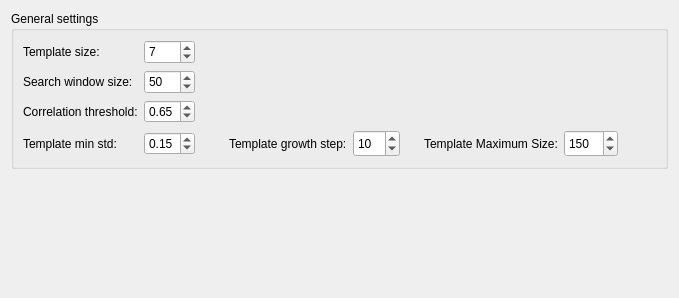
     <widget class="QWidget" name="tab_2">
      <attribute name="title">
       <string>Cross-Correlation</string>
      </attribute>
      <layout class="QGridLayout" name="gridLayout_10">
       <item row="0" column="0">
        <widget class="QGroupBox" name="groupBox_3">
         <property name="title">
          <string>General settings</string>
         </property>
         <layout class="QGridLayout" name="gridLayout_4">
          <item row="0" column="0">
           <widget class="QLabel" name="label_9">
            <property name="text">
             <string>Template size:</string>
            </property>
           </widget>
          </item>
          <item row="0" column="1">
           <widget class="QSpinBox" name="spinBox11">
            <property name="maximumSize">
             <size>
              <width>55</width>
              <height>27</height>
             </size>
            </property>
            <property name="minimum">
             <number>5</number>
            </property>
            <property name="maximum">
             <number>50</number>
            </property>
            <property name="value">
             <number>7</number>
            </property>
           </widget>
          </item>
          <item row="0" column="2">
           <spacer name="horizontalSpacer_9">
            <property name="orientation">
             <enum>Qt::Horizontal</enum>
            </property>
            <property name="sizeHint" stdset="0">
             <size>
              <width>412</width>
              <height>24</height>
             </size>
            </property>
           </spacer>
          </item>
          <item row="1" column="0">
           <widget class="QLabel" name="label_10">
            <property name="text">
             <string>Search window size:</string>
            </property>
           </widget>
          </item>
          <item row="1" column="1">
           <widget class="QSpinBox" name="spinBox12">
            <property name="maximumSize">
             <size>
              <width>55</width>
              <height>27</height>
             </size>
            </property>
            <property name="minimum">
             <number>7</number>
            </property>
            <property name="maximum">
             <number>150</number>
            </property>
            <property name="value">
             <number>50</number>
            </property>
           </widget>
          </item>
          <item row="1" column="2">
           <spacer name="horizontalSpacer_10">
            <property name="orientation">
             <enum>Qt::Horizontal</enum>
            </property>
            <property name="sizeHint" stdset="0">
             <size>
              <width>412</width>
              <height>24</height>
             </size>
            </property>
           </spacer>
          </item>
          <item row="2" column="0">
           <widget class="QLabel" name="label_11">
            <property name="text">
             <string>Correlation threshold:</string>
            </property>
           </widget>
          </item>
          <item row="2" column="1">
           <widget class="QDoubleSpinBox" name="doubleSpinBox13">
            <property name="minimum">
             <double>0.500000000000000</double>
            </property>
            <property name="maximum">
             <double>1.000000000000000</double>
            </property>
            <property name="singleStep">
             <double>0.010000000000000</double>
            </property>
            <property name="value">
             <double>0.650000000000000</double>
            </property>
           </widget>
          </item>
          <item row="2" column="2">
           <spacer name="horizontalSpacer_11">
            <property name="orientation">
             <enum>Qt::Horizontal</enum>
            </property>
            <property name="sizeHint" stdset="0">
             <size>
              <width>412</width>
              <height>24</height>
             </size>
            </property>
           </spacer>
          </item>
          <item row="3" column="0">
           <widget class="QLabel" name="label_12">
            <property name="text">
             <string>Template min std:</string>
            </property>
           </widget>
          </item>
          <item row="3" column="1">
           <widget class="QDoubleSpinBox" name="doubleSpinBox14">
            <property name="minimum">
             <double>0.010000000000000</double>
            </property>
            <property name="maximum">
             <double>1.000000000000000</double>
            </property>
            <property name="singleStep">
             <double>0.010000000000000</double>
            </property>
            <property name="value">
             <double>0.150000000000000</double>
            </property>
           </widget>
          </item>
          <item row="3" column="2">
           <layout class="QHBoxLayout" name="horizontalLayout_28">
            <item>
             <spacer name="horizontalSpacer_12">
              <property name="orientation">
               <enum>Qt::Horizontal</enum>
              </property>
              <property name="sizeHint" stdset="0">
               <size>
                <width>28</width>
                <height>17</height>
               </size>
              </property>
             </spacer>
            </item>
            <item>
             <layout class="QHBoxLayout" name="horizontalLayout_29">
              <item>
               <widget class="QLabel" name="label_63">
                <property name="text">
                 <string>Template growth step:</string>
                </property>
               </widget>
              </item>
              <item>
               <widget class="QSpinBox" name="spinBox11_2">
                <property name="minimumSize">
                 <size>
                  <width>0</width>
                  <height>27</height>
                 </size>
                </property>
                <property name="maximumSize">
                 <size>
                  <width>55</width>
                  <height>27</height>
                 </size>
                </property>
                <property name="minimum">
                 <number>1</number>
                </property>
                <property name="maximum">
                 <number>100</number>
                </property>
                <property name="value">
                 <number>10</number>
                </property>
               </widget>
              </item>
             </layout>
            </item>
            <item>
             <spacer name="horizontalSpacer_26">
              <property name="orientation">
               <enum>Qt::Horizontal</enum>
              </property>
              <property name="sizeHint" stdset="0">
               <size>
                <width>18</width>
                <height>18</height>
               </size>
              </property>
             </spacer>
            </item>
            <item>
             <layout class="QHBoxLayout" name="horizontalLayout_30">
              <item>
               <widget class="QLabel" name="label_64">
                <property name="text">
                 <string>Template Maximum Size:</string>
                </property>
               </widget>
              </item>
              <item>
               <widget class="QSpinBox" name="spinBox11_3">
                <property name="minimumSize">
                 <size>
                  <width>0</width>
                  <height>27</height>
                 </size>
                </property>
                <property name="maximumSize">
                 <size>
                  <width>55</width>
                  <height>27</height>
                 </size>
                </property>
                <property name="minimum">
                 <number>10</number>
                </property>
                <property name="maximum">
                 <number>1000</number>
                </property>
                <property name="value">
                 <number>150</number>
                </property>
               </widget>
              </item>
             </layout>
            </item>
            <item>
             <spacer name="horizontalSpacer_30">
              <property name="orientation">
               <enum>Qt::Horizontal</enum>
              </property>
              <property name="sizeHint" stdset="0">
               <size>
                <width>38</width>
                <height>18</height>
               </size>
              </property>
             </spacer>
            </item>
           </layout>
          </item>
         </layout>
        </widget>
       </item>
       <item row="1" column="0">
        <spacer name="verticalSpacer">
         <property name="orientation">
          <enum>Qt::Vertical</enum>
         </property>
         <property name="sizeHint" stdset="0">
          <size>
           <width>20</width>
           <height>118</height>
          </size>
         </property>
        </spacer>
       </item>
      </layout>
     </widget>
